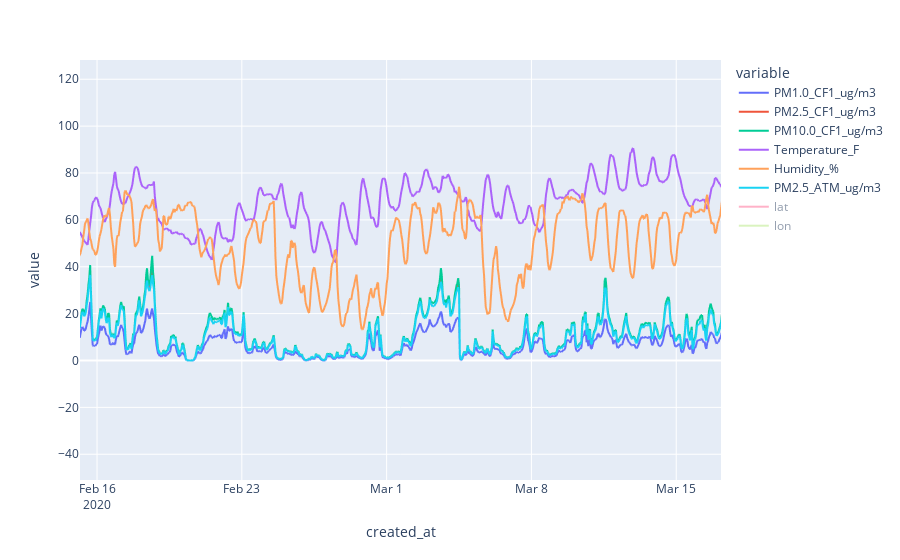

The notebook cell this image was saved under:
### Code cell
pd.options.plotting.backend = "plotly"
data.loc['PA_II_0D9C'].resample('H').mean().plot().show()

### Figure 1 — Plotly figure (JSON) as saved in the notebook; plotly's stock layout.template omitted (floating-point values rounded to 4 significant figures; data arrays with more than 128 entries replaced by an {"elided": "..."} marker saying what was removed)
{"data": [{"hovertemplate": "variable=PM1.0_CF1_ug/m3<br>created_at=%{x}<br>value=%{y}<extra></extra>", "legendgroup": "PM1.0_CF1_ug/m3", "line": {"color": "#636efa", "dash": "solid"}, "mode": "lines", "name": "PM1.0_CF1_ug/m3", "showlegend": true, "type": "scattergl", "visible": true, "x": {"elided": "4387 str values"}, "xaxis": "x", "y": {"elided": "4387 float values"}, "yaxis": "y"}, {"hovertemplate": "variable=PM2.5_CF1_ug/m3<br>created_at=%{x}<br>value=%{y}<extra></extra>", "legendgroup": "PM2.5_CF1_ug/m3", "line": {"color": "#EF553B", "dash": "solid"}, "mode": "lines", "name": "PM2.5_CF1_ug/m3", "showlegend": true, "type": "scattergl", "visible": true, "x": {"elided": "4387 str values"}, "xaxis": "x", "y": {"elided": "4387 float values"}, "yaxis": "y"}, {"hovertemplate": "variable=PM10.0_CF1_ug/m3<br>created_at=%{x}<br>value=%{y}<extra></extra>", "legendgroup": "PM10.0_CF1_ug/m3", "line": {"color": "#00cc96", "dash": "solid"}, "mode": "lines", "name": "PM10.0_CF1_ug/m3", "showlegend": true, "type": "scattergl", "visible": true, "x": {"elided": "4387 str values"}, "xaxis": "x", "y": {"elided": "4387 float values"}, "yaxis": "y"}, {"hovertemplate": "variable=Temperature_F<br>created_at=%{x}<br>value=%{y}<extra></extra>", "legendgroup": "Temperature_F", "line": {"color": "#ab63fa", "dash": "solid"}, "mode": "lines", "name": "Temperature_F", "showlegend": true, "type": "scattergl", "x": {"elided": "4387 str values"}, "xaxis": "x", "y": {"elided": "4387 float values"}, "yaxis": "y"}, {"hovertemplate": "variable=Humidity_%<br>created_at=%{x}<br>value=%{y}<extra></extra>", "legendgroup": "Humidity_%", "line": {"color": "#FFA15A", "dash": "solid"}, "mode": "lines", "name": "Humidity_%", "showlegend": true, "type": "scattergl", "x": {"elided": "4387 str values"}, "xaxis": "x", "y": {"elided": "4387 float values"}, "yaxis": "y"}, {"hovertemplate": "variable=PM2.5_ATM_ug/m3<br>created_at=%{x}<br>value=%{y}<extra></extra>", "legendgroup": "PM2.5_ATM_ug/m3", "line": {"color": "#19d3f3", "dash": "solid"}, "mode": "lines", "name": "PM2.5_ATM_ug/m3", "showlegend": true, "type": "scattergl", "x": {"elided": "4387 str values"}, "xaxis": "x", "y": {"elided": "4387 float values"}, "yaxis": "y"}, {"hovertemplate": "variable=lat<br>created_at=%{x}<br>value=%{y}<extra></extra>", "legendgroup": "lat", "line": {"color": "#FF6692", "dash": "solid"}, "mode": "lines", "name": "lat", "showlegend": true, "type": "scattergl", "visible": "legendonly", "x": {"elided": "4387 str values"}, "xaxis": "x", "y": {"elided": "4387 float values"}, "yaxis": "y"}, {"hovertemplate": "variable=lon<br>created_at=%{x}<br>value=%{y}<extra></extra>", "legendgroup": "lon", "line": {"color": "#B6E880", "dash": "solid"}, "mode": "lines", "name": "lon", "showlegend": true, "type": "scattergl", "visible": "legendonly", "x": {"elided": "4387 str values"}, "xaxis": "x", "y": {"elided": "4387 float values"}, "yaxis": "y"}], "layout": {"autosize": true, "dragmode": "pan", "legend": {"title": {"text": "variable"}, "tracegroupgap": 0}, "margin": {"t": 60}, "xaxis": {"anchor": "y", "autorange": false, "domain": [0, 1], "range": ["2020-02-15 04:13:57.7636", "2020-03-17 03:57:36.7006"], "title": {"text": "created_at"}, "type": "date"}, "yaxis": {"anchor": "x", "autorange": false, "domain": [0, 1], "range": [-50.99, 128.2], "title": {"text": "value"}, "type": "linear"}}}
